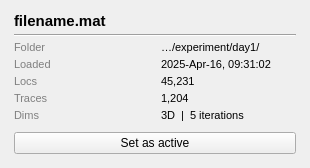
<?xml version="1.0" encoding="UTF-8"?>
<ui version="4.0">
 <!--
   data_window.ui — per-dataset info card.
   
   This is a REFERENCE layout. The current Python implementation
   (DataWindow in ui/data_window.py) generates the info rows
   dynamically based on dataset fields. This .ui shows the
   intended visual arrangement for Designer editing.
 -->
 <class>DataWindow</class>
 <widget class="QWidget" name="DataWindow">
  <property name="windowTitle">
   <string>Dataset</string>
  </property>
  <property name="minimumSize">
   <size><width>310</width><height>0</height></size>
  </property>
  <property name="sizePolicy">
   <sizepolicy hsizetype="Fixed" vsizetype="Fixed">
    <horstretch>0</horstretch>
    <verstretch>0</verstretch>
   </sizepolicy>
  </property>

  <layout class="QGridLayout" name="gridLayout">
   <property name="leftMargin"><number>14</number></property>
   <property name="topMargin"><number>12</number></property>
   <property name="rightMargin"><number>14</number></property>
   <property name="bottomMargin"><number>14</number></property>
   <property name="verticalSpacing"><number>4</number></property>
   <property name="horizontalSpacing"><number>12</number></property>

   <!-- Header: dataset filename in bold -->
   <item row="0" column="0" colspan="2">
    <widget class="QLabel" name="headerLabel">
     <property name="text"><string>filename.mat</string></property>
     <property name="styleSheet">
      <string>font-weight: bold; font-size: 11pt;</string>
     </property>
    </widget>
   </item>

   <!-- Separator -->
   <item row="1" column="0" colspan="2">
    <widget class="QFrame" name="separator">
     <property name="frameShape"><enum>QFrame::Shape::HLine</enum></property>
     <property name="frameShadow"><enum>QFrame::Shadow::Sunken</enum></property>
    </widget>
   </item>

   <!-- Info rows (populated by Python; shown here for reference) -->
   <item row="2" column="0">
    <widget class="QLabel" name="folderKey">
     <property name="text"><string>Folder</string></property>
     <property name="styleSheet"><string>color: gray; font-size: 11px;</string></property>
    </widget>
   </item>
   <item row="2" column="1">
    <widget class="QLabel" name="folderValue">
     <property name="text"><string>…/experiment/day1/</string></property>
     <property name="styleSheet"><string>font-size: 11px;</string></property>
     <property name="wordWrap"><bool>true</bool></property>
    </widget>
   </item>

   <item row="3" column="0">
    <widget class="QLabel" name="loadedKey">
     <property name="text"><string>Loaded</string></property>
     <property name="styleSheet"><string>color: gray; font-size: 11px;</string></property>
    </widget>
   </item>
   <item row="3" column="1">
    <widget class="QLabel" name="loadedValue">
     <property name="text"><string>2025-Apr-16, 09:31:02</string></property>
     <property name="styleSheet"><string>font-size: 11px;</string></property>
    </widget>
   </item>

   <item row="4" column="0">
    <widget class="QLabel" name="locsKey">
     <property name="text"><string>Locs</string></property>
     <property name="styleSheet"><string>color: gray; font-size: 11px;</string></property>
    </widget>
   </item>
   <item row="4" column="1">
    <widget class="QLabel" name="locsValue">
     <property name="text"><string>45,231</string></property>
     <property name="styleSheet"><string>font-size: 11px;</string></property>
    </widget>
   </item>

   <item row="5" column="0">
    <widget class="QLabel" name="tracesKey">
     <property name="text"><string>Traces</string></property>
     <property name="styleSheet"><string>color: gray; font-size: 11px;</string></property>
    </widget>
   </item>
   <item row="5" column="1">
    <widget class="QLabel" name="tracesValue">
     <property name="text"><string>1,204</string></property>
     <property name="styleSheet"><string>font-size: 11px;</string></property>
    </widget>
   </item>

   <item row="6" column="0">
    <widget class="QLabel" name="dimsKey">
     <property name="text"><string>Dims</string></property>
     <property name="styleSheet"><string>color: gray; font-size: 11px;</string></property>
    </widget>
   </item>
   <item row="6" column="1">
    <widget class="QLabel" name="dimsValue">
     <property name="text"><string>3D  |  5 iterations</string></property>
     <property name="styleSheet"><string>font-size: 11px;</string></property>
    </widget>
   </item>

   <item row="7" column="0" colspan="2">
    <spacer name="verticalSpacer">
     <property name="sizeHint"><size><width>0</width><height>6</height></size></property>
    </spacer>
   </item>

   <item row="8" column="0" colspan="2">
    <widget class="QPushButton" name="activateBtn">
     <property name="text"><string>Set as active</string></property>
    </widget>
   </item>
  </layout>
 </widget>
</ui>
